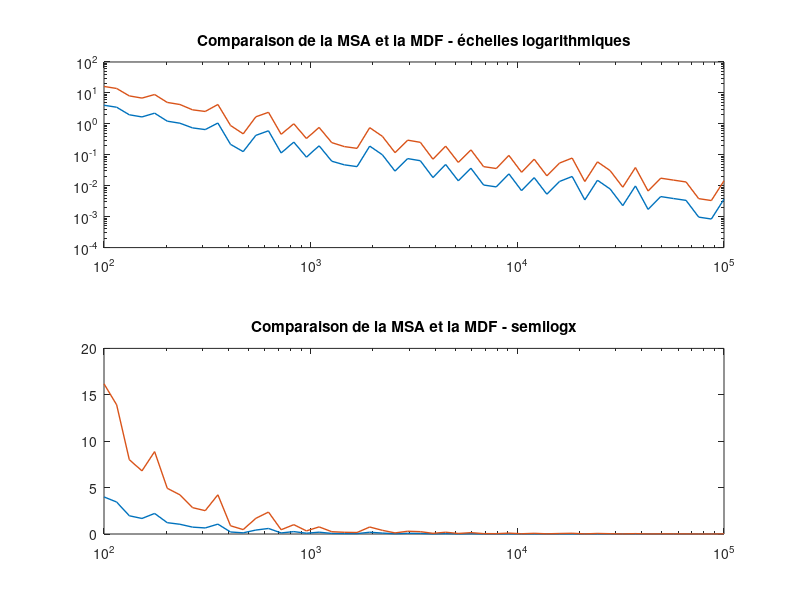

Recreate this plot in MATLAB.
%convergencee de la MDF pour un PQ abrupte

clear

me= 9.1091e-31; %masse de l'electron
meff=0.067*me;
e= 1.602176565e-19; %charche de l'electron
hbar= 6.626e-34/2/pi;
a=10e-9; %largeur du puit quantique
E0=hbar^2*pi^2/(2*meff*a^2)/e*1e3; %mode fondamental du puit quantique

%vaut mieux faire un truc logarithmique

V0= 1000 ;%meV
v0=V0/E0; %V0 en meV puis Normalisation

Lb=5;

% NN= [100:100:1e3 2000:1e3:4000];
NN= logspace(2,5,50);

for p=1:length(NN)
  p

  N=floor(NN(p));

  delt=Lb/N;
  xb=-Lb/2+Lb/N*(0:N);

  vn=v0*(abs(xb)>.5);

  nmodes = 2; %donne la dim de psi
  options.disp =0 ;

  %B =-2*diag(ones(N+1,1))+diag(ones(N,1),1)+diag(ones(N,1),-1);
  %A=-1/pi^2/delt^2*B+diag(vn);


  ee=ones(N+1,1); Lap=spdiags([ee -2*ee ee],[-1 0 1],N+1,N+1);
  A=-1/pi^2/delt^2*Lap+spdiags(vn.',0,N+1,N+1);
  [psi,En]=eigs(A,nmodes, 'sm',options);
  EEn(:,p)=E0*sort(diag(En));
end

%vrai valeur trouvé avec SA
E1SA =42.298056780211112;
E2SA = 168.1689175719088;


Evrai = [E1SA;E2SA];
Evrai = repmat(Evrai,1,length(NN));

subplot(211), loglog(NN,abs(EEn-Evrai),'Linewidth',1);
title("Comparaison de la MSA et la MDF - échelles logarithmiques");

subplot(212),semilogx(NN,abs(EEn-Evrai),'Linewidth',1);
title("Comparaison de la MSA et la MDF - semilogx");



%maintenant on veut tracer avec un V0 tres grand pour tracer en fct de N
%.' prime c'est la transposé (non conjugué)

%plus on tends vers puit quantique infini plus le resultat de En tends vers celui de ce cas aussi

